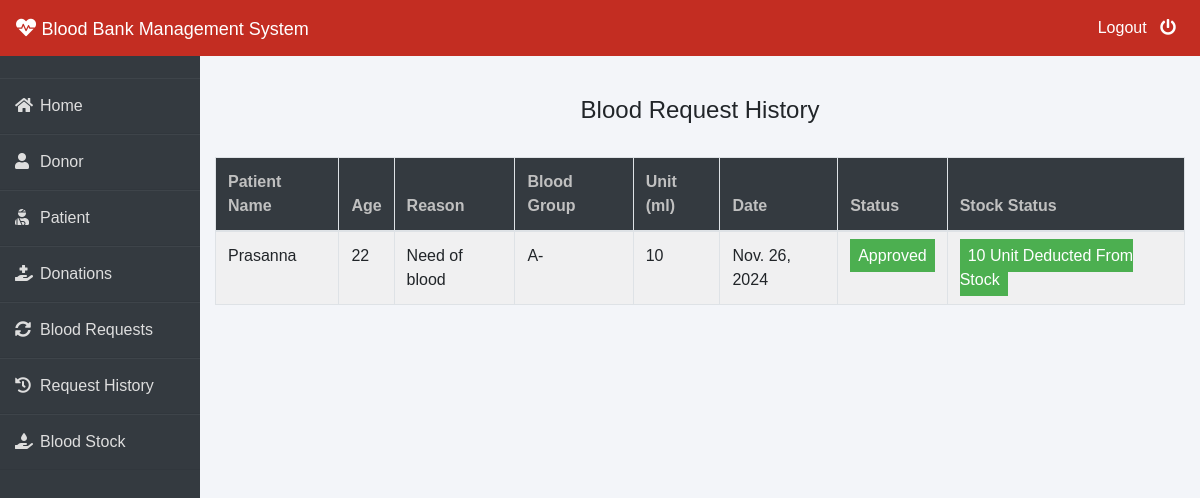
Before: /admin-request-history (signed in) with the older database file.
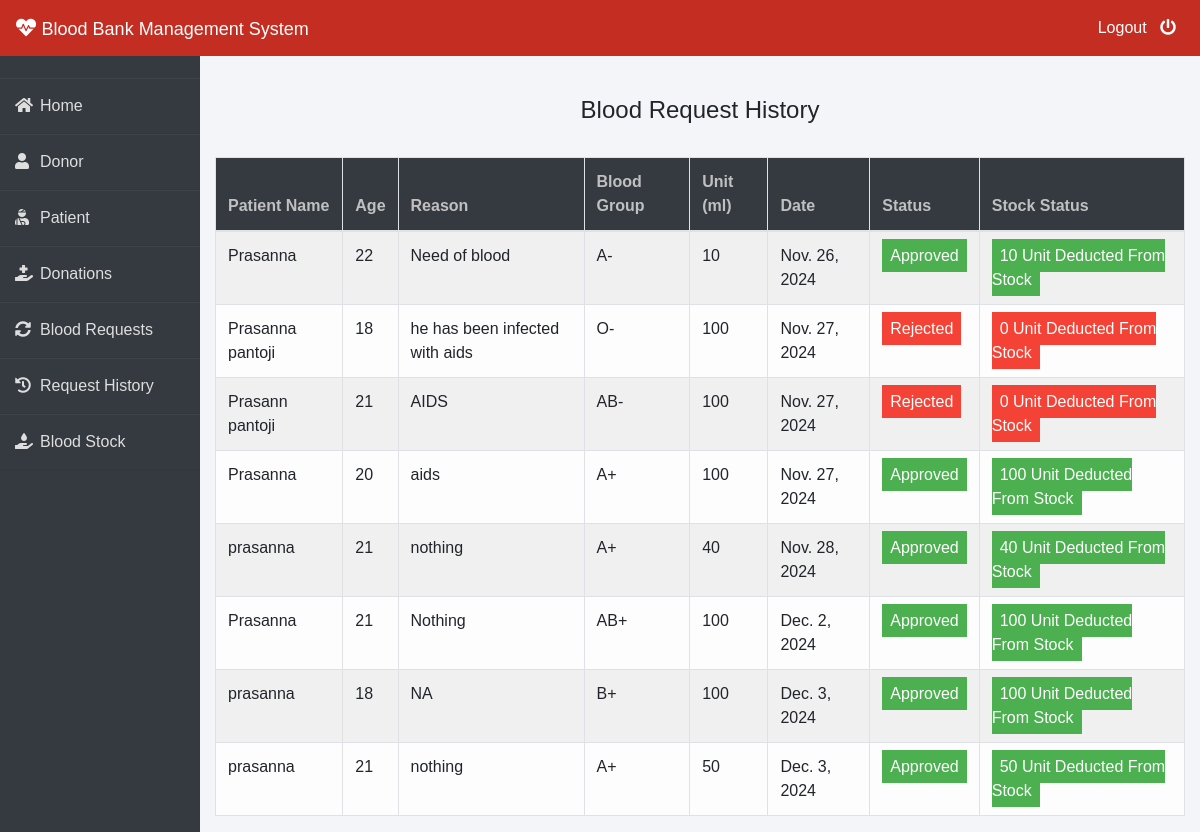
After: the same page with the newer database file.
### blood/models.py (models this page shows, shortened)
class BloodRequest(models.Model):
    request_by_patient=models.ForeignKey(pmodels.Patient,null=True,on_delete=models.CASCADE)
    request_by_donor=models.ForeignKey(dmodels.Donor,null=True,on_delete=models.CASCADE)
    patient_name=models.CharField(max_length=30)
    patient_age=models.PositiveIntegerField()
    reason=models.CharField(max_length=500)
    bloodgroup=models.CharField(max_length=10)
    unit=models.PositiveIntegerField(default=0)
    status=models.CharField(max_length=20,default="Pending")
    date=models.DateField(auto_now=True)

### blood/views.py (the view)
# urls.py: path('admin-request-history', views.admin_request_history_view,name='admin-request-history'),
@login_required(login_url='adminlogin')
def admin_request_history_view(request):
    requests=models.BloodRequest.objects.all().exclude(status='Pending')
    return render(request,'blood/admin_request_history.html',{'requests':requests})

### templates/blood/admin_request_history.html (shortened to what this page needs)
{% extends 'blood/adminbase.html' %}
{% block content %}
{% load widget_tweaks %}
{%load static%}
<head>
</head>
<br><br>
<div class="container">
    <H4 class="text-center">Blood Request History</H4><br>
    <table class="table table-light table-hover table-bordered table-striped">
        <thead class="bg-dark">
            <tr>
                <th scope="col" style="color: rgb(192, 192, 192);">Patient Name</th>
                <th scope="col" style="color: rgb(192, 192, 192);">Age</th>
                <th scope="col" style="color: rgb(192, 192, 192);">Reason</th>
                <th scope="col" style="color: rgb(192, 192, 192);">Blood Group</th>
                <th scope="col" style="color: rgb(192, 192, 192);">Unit (ml)</th>
                <th scope="col" style="color: rgb(192, 192, 192);">Date</th>
                <th scope="col" style="color: rgb(192, 192, 192);">Status</th>
                <th scope="col" style="color: rgb(192, 192, 192);">Stock Status</th>
            </tr>
        </thead>
        <tbody>
            {% for t in requests %}
            <tr>
                <td> {{t.patient_name}}</td>
                <td>{{t.patient_age}}</td>
                <td>{{t.reason}}</td>
                <td>{{t.bloodgroup}}</td>
                <td>{{t.unit}}</td>
                <td>{{t.date}}</td>
                {% if t.status == 'Approved' %}
                <td><span class="label success"> Approved</span></td>
                <td><span class="label success"> {{t.unit}} Unit Deducted From Stock</span></td>
                {% else %}
                <td><span class="label danger">Rejected</span></td>
                <td><span class="label danger"> 0 Unit Deducted From Stock</span></td>
                {% endif %}
            </tr>
            {% endfor %}
        </tbody>
    </table>
</div>
{% endblock content %}

Changed rows visible on the page:
added BloodRequest: patient_name "Prasanna pantoji", patient_age "18", reason "he has been infected with aids", bloodgroup "O-", unit "100", date "Nov. 27, 2024", status "Rejected"
added BloodRequest: patient_name "Prasann pantoji", patient_age "21", reason "AIDS", bloodgroup "AB-", unit "100", date "Nov. 27, 2024", status "Rejected"
added BloodRequest: patient_name "Prasanna", patient_age "20", reason "aids", bloodgroup "A+", unit "100", date "Nov. 27, 2024"
added BloodRequest: patient_name "prasanna", patient_age "21", reason "nothing", bloodgroup "A+", unit "40", date "Nov. 28, 2024"
added BloodRequest: patient_name "Prasanna", patient_age "21", reason "Nothing", bloodgroup "AB+", unit "100", date "Dec. 2, 2024"
added BloodRequest: patient_name "prasanna", patient_age "18", reason "NA", bloodgroup "B+", unit "100", date "Dec. 3, 2024"
added BloodRequest: patient_name "prasanna", patient_age "21", reason "nothing", bloodgroup "A+", unit "50", date "Dec. 3, 2024"
